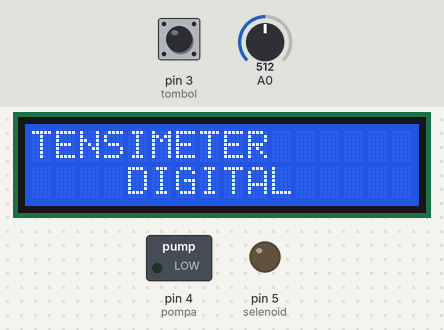
The sketch below on a simulated Arduino Uno, built with avr-gcc and run on an emulated ATmega328P. Shown: 16×2 character LCD, switched loads named in the sketch (green lamp = pin HIGH), output pins drawn as LEDs (lit = HIGH). Inputs (shaded band) come from the test bench; at power-on: pin 3 (tombol) HIGH, A0 = 512. What the sketch prints to the serial monitor is not drawn.

Above: at 1.2 s.
1.3 s: pin 3 (tombol) pulled LOW for 0.15 s
At 2.5 s:
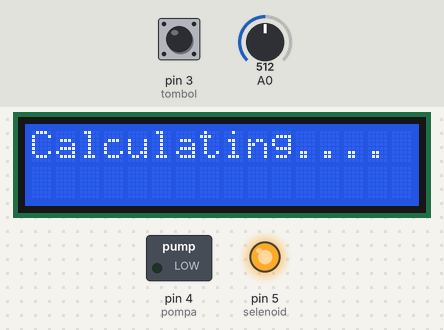
2.9 s: A0 set to 74
5.9 s: A0 set to 65
At 6.7 s:
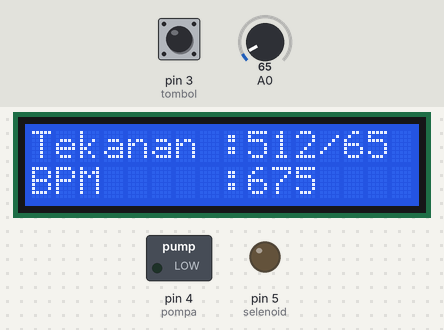
7.4 s: pin 3 (tombol) pulled LOW for 1 s
At 8.1 s:
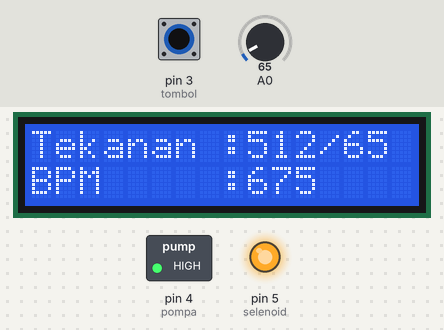
11.4 s: A0 set to 169
14.4 s: A0 set to 199
At 14.9 s:
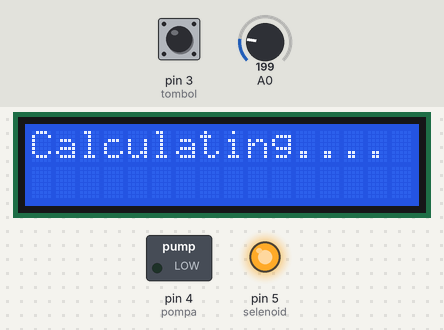
Timing chart, 0 to 16.9 s (numbered marks = the images above; inputs shaded):
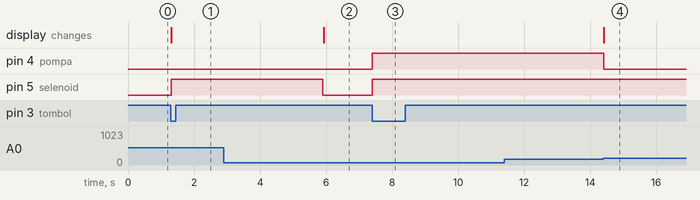

The sketch:

TENSIMETER_DIGITAL.ino
```cpp
#include <LiquidCrystal.h> //mengincludekan library LCD
#include <SoftwareSerial.h>

SoftwareSerial BLUETOOTH(6, 7); // RX, TX
//untuk urutannya RS, E, 4, 5, 6, 7
LiquidCrystal lcd(8, 9, 10, 11, 12, 13); //pin yang disambungkan antara arduino dengan LCD
int Sensor_tekanan = A0;
int waktu,waktu_pulsa,bpm,nilai;
int pulsa,diastole,sistole;

int data_puncak = 180;
int data_systole = 120;
int data_diastole = 70;
int data_detak = 35;


void setup()
{
//prosedur pemanggilan fungsi LCD
  lcd.begin(16, 2);//16 = Baris, 2 = kolom
  Serial.begin(9600);
  BLUETOOTH.begin(9600);
  pinMode(4, OUTPUT);//pompa
  pinMode(5, OUTPUT);//selenoid
  pinMode(3, INPUT_PULLUP);//tombol

  lcd.setCursor(00,00); //set pada baris 1 dan kolom 1
  lcd.print("TENSIMETER"); //menuliskan "nyebarilmu.com"
  lcd.setCursor(4,1);//set pada baris 2 dan kolom 1
  lcd.print("DIGITAL");
}

void loop() {
  mati();
  if(digitalRead(3)==LOW){
    Serial.println("LOW");
    pompa_manset();
  }
 loop();
}


int pompa_manset(){
  lcd.clear();
  lcd.setCursor(00,00); //set pada baris 1 dan kolom 1
  lcd.print("Memompa....");
  pompa();
  selonoid();
  Sensor_tekanan=analogRead(A0);
  if(Sensor_tekanan>data_puncak){
    mati_pompa();
    pengukuran();}
  pompa_manset();
}

int pengukuran(){
  lcd.clear();
  lcd.setCursor(00,00); //set pada baris 1 dan kolom 1
  lcd.print("Calculating....");
  Sensor_tekanan=analogRead(A0);
  if(Sensor_tekanan>data_systole){
    sistole=Sensor_tekanan;
  }
  if(Sensor_tekanan>data_detak){
    bpm++;
  }
  if(Sensor_tekanan<data_diastole){
    diastole=Sensor_tekanan;
    //150=15 detik
    waktu=nilai/10;
    waktu_pulsa=60/waktu;
    pulsa=bpm*waktu_pulsa;
    mati();
    nilai=0;
    bpm=0;
    kirim_data();
  }
  delay(100);
  nilai++;
  pengukuran();
}


int kirim_data(){
  lcd.clear();
  lcd.setCursor(00,00); //set pada baris 1 dan kolom 1
  lcd.print("Tekanan :"+ String(sistole)+"/" + String(diastole));
  lcd.setCursor(0,1);
  lcd.print("BPM     :"+ String(pulsa));

  BLUETOOTH.println("*|" + String(sistole) + "|" + String(diastole) + "|" + String(pulsa) + "|#");
  loop();
}


int mati_pompa(){
  digitalWrite(4, LOW);
}

int pompa(){
  digitalWrite(4, HIGH);
}

int selonoid(){
  digitalWrite(5, HIGH);
}

int mati(){
  digitalWrite(4, LOW);
  digitalWrite(5, LOW);
}
```

Measured:
- the behaviour switches between 70 and 69 on A0 (found by bisection; images 1 and 2)
- the behaviour switches between 180 and 181 on A0 (found by bisection; images 3 and 4)
- after the input at 1.3 s, pin 5 (selenoid): LOW → HIGH at once; the display: changes at once (image 1)
- after the input at 2.9 s, every drawn part: stays the same
- after the input at 5.9 s, pin 5 (selenoid): HIGH → LOW at once; the display: changes at once (image 2)
- after the input at 7.4 s, pin 4 (pompa), pin 5 (selenoid): LOW → HIGH at once
- after the input at 11.4 s, every drawn part: stays the same
- after the input at 14.4 s, pin 4 (pompa): HIGH → LOW at once; the display: changes at once (image 4)
